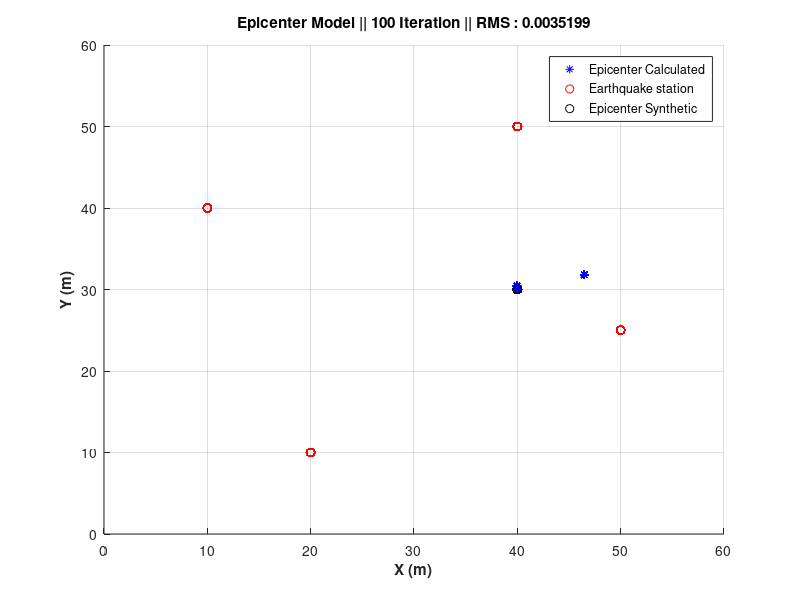
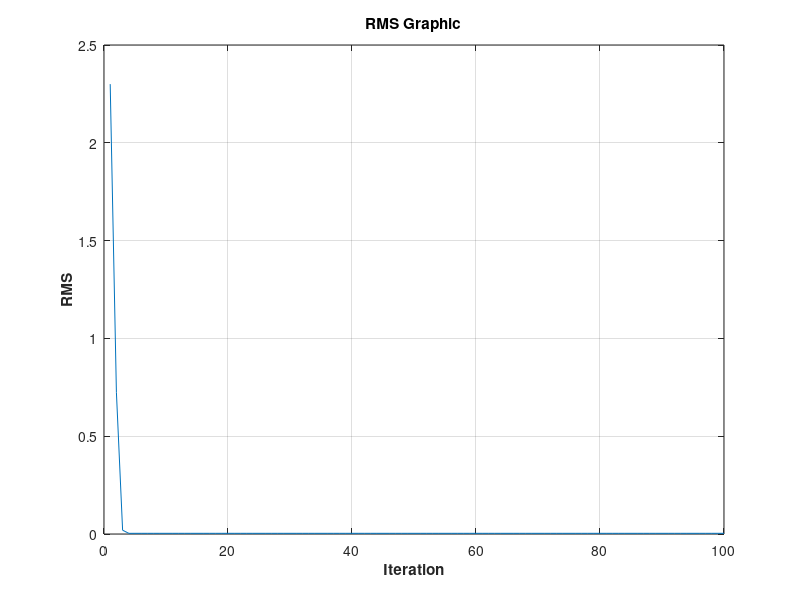

Recreate these plots in MATLAB, in order.
%Non-linear problem : Epicenter Determination  
%Mohammad Rheza Zamani

clc;
clear all;

%Eaethquake station position
x = [20 50 40 10];
y = [10 25 50 40];

%Synthetic Model
ts = [7.1 2.8 5.0 7.9];
xs = 40;
ys = 30;

%P wave velocity
Vp = 4;

%Initial guess of the hypocenter
xa = 60;
ya = 40;
for iter = 1:100 
    for i = 1 : length(x)
         %Jacobian matrix
        j(i,1) = (xa - x(i))/(sqrt(((xa-x(i))^2) +(ya-y(i))^2)*Vp);
        j(i,2) = (ya - y(i))/(sqrt(((xa-x(i))^2) +(ya-y(i))^2)*Vp);
    end
    
    %Calculating calculated data and synthetic data
    for i = 1 : length(x)
        t_cal(i)=sqrt(((xa-x(i))^2)+((ya-y(i))^2))/Vp;
        dt(i) = ts(i)-t_cal(i);
    end
    
    %inversion
    delta_m=(inv(j'*j))*(j'*dt');
    xa=xa+delta_m(1);
    ya=ya+delta_m(2);
    epis(iter,:)=[xa(1) ya(1)];
    
    %RMSE
    for i=1:length(x)
        rms(iter)=(sqrt((sum((ts(i)-t_cal(i)).^2))/length(x)));
    end
%Plotting Hypocenter
figure(1);
hold on
plot(epis(:,1),epis(:,2),'*b'); 
plot(x,y,'ro')
plot(xs,ys,'ko') 
title(['Epicenter Model || ',num2str(length(rms)),' Iteration || RMS : ',num2str(rms(iter))])
grid on;
xlabel('X (m)','Fontweight','bold'); 
ylabel('Y (m)','Fontweight','bold'); 
legend('Epicenter Calculated','Earthquake station','Epicenter Synthetic')
xlim([0 60])
ylim([0 60])
hold off
    if rms(iter)<0.001
        break
    end
end


%Plotting RMS
figure(2);
plot(1:length(rms),rms);
xlabel('Iteration','Fontweight','bold'); 
ylabel('RMS','Fontweight','bold');
title('RMS Graphic');
grid on